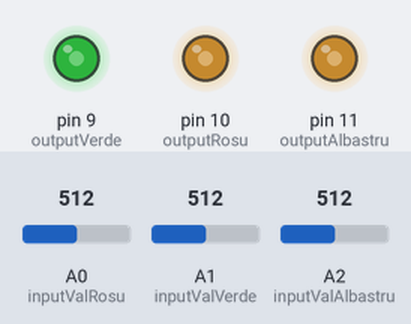
A sketch run on a simulated Arduino Uno, built with avr-gcc and run on an emulated ATmega328P. Shown: output pins drawn as LEDs (lit = HIGH). Inputs (shaded band) come from the test bench; at power-on: A0 (inputValRosu) = 512, A1 (inputValVerde) = 512, A2 (inputValAlbastru) = 512.

Above: at 1.2 s.
1.3 s: A0 (inputValRosu) set to 716
At 1.6 s:
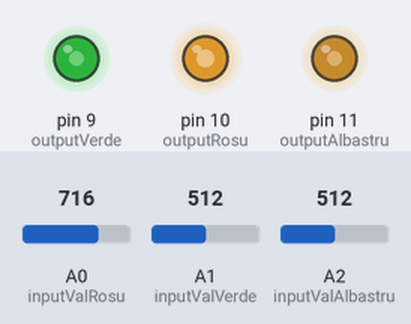
2.8 s: A1 (inputValVerde) set to 716
At 3.9 s:
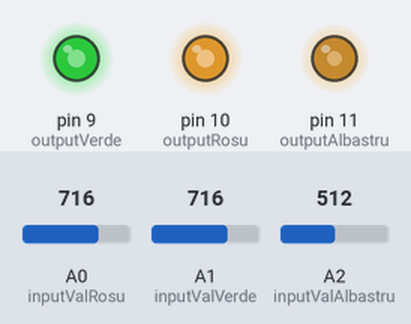
4.3 s: A2 (inputValAlbastru) set to 716
At 5.0 s:
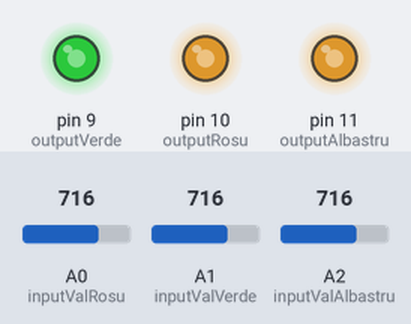
5.8 s: A0 (inputValRosu) set to 900
At 6.2 s:
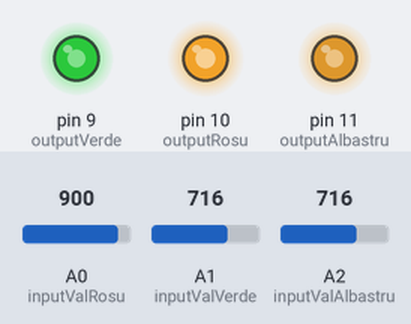
7.3 s: A1 (inputValVerde) set to 900
At 8.5 s:
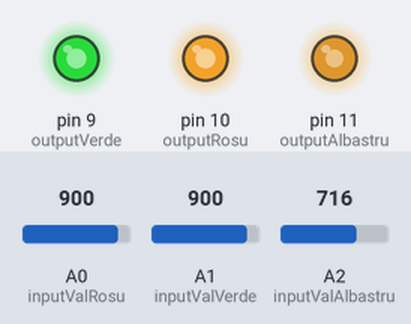
8.8 s: A2 (inputValAlbastru) set to 900
At 9.7 s:
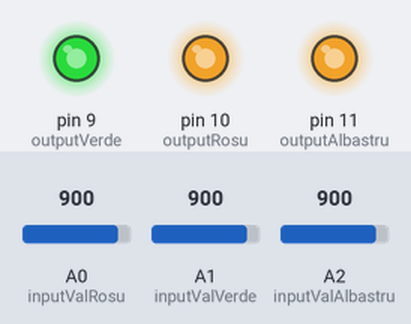
Timing chart, 0 to 11.3 s (numbered marks = the images above; inputs shaded):
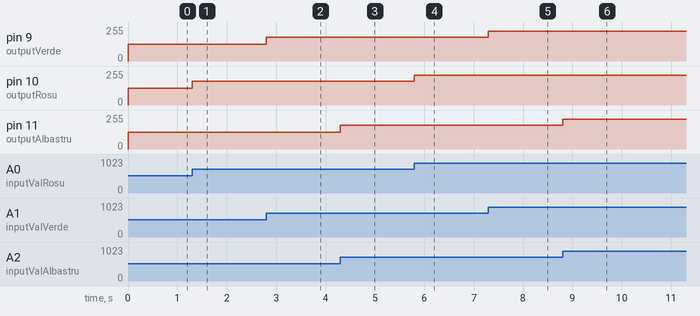

The sketch:

homework2_RGB.ino
```cpp
const int inputValRosu = A0;
const int outputRosu =  10;
const int inputValVerde = A1;
const int outputVerde =  9;
const int inputValAlbastru = A2;
const int outputAlbastru =  11;
int valCititaRosu = 0;
int outputRosuVal = 0;
int valCititaVerde = 0;
int outputVerdeVal = 0;
int valCititaAlbastru = 0;
int outputAlbastruVal = 0;

const int fromLow = 0;
const int fromHigh = 1023;
const int toLow = 0;
const int toHigh = 255;

void setup() {
pinMode(inputValRosu, INPUT);
pinMode(outputRosu, OUTPUT);
pinMode(inputValVerde, INPUT);
pinMode(outputVerde, OUTPUT);
pinMode(inputValAlbastru, INPUT);
pinMode(outputAlbastru, OUTPUT);
}
void loop() {
valCititaRosu = analogRead(inputValRosu);
outputRosuVal = map(valCititaRosu, fromLow, fromHigh, toLow, toHigh);
analogWrite(outputRosu, outputRosuVal);
valCititaVerde = analogRead(inputValVerde);
outputVerdeVal = map(valCititaVerde, fromLow, fromHigh, toLow, toHigh);
analogWrite(outputVerde, outputVerdeVal);
valCititaAlbastru = analogRead(inputValAlbastru);
outputAlbastruVal = map(valCititaAlbastru, fromLow, fromHigh, toLow, toHigh);
analogWrite(outputAlbastru, outputAlbastruVal);
}
```

Measured:
- after the input at 1.3 s, pin 10 (outputRosu): 127/255 → 178/255 at once
- after the input at 2.8 s, pin 9 (outputVerde): 127/255 → 178/255 at once
- after the input at 4.3 s, pin 11 (outputAlbastru): 127/255 → 178/255 at once
- after the input at 5.8 s, pin 10 (outputRosu): 178/255 → 224/255 at once
- after the input at 7.3 s, pin 9 (outputVerde): 178/255 → 224/255 at once
- after the input at 8.8 s, pin 11 (outputAlbastru): 178/255 → 224/255 at once
